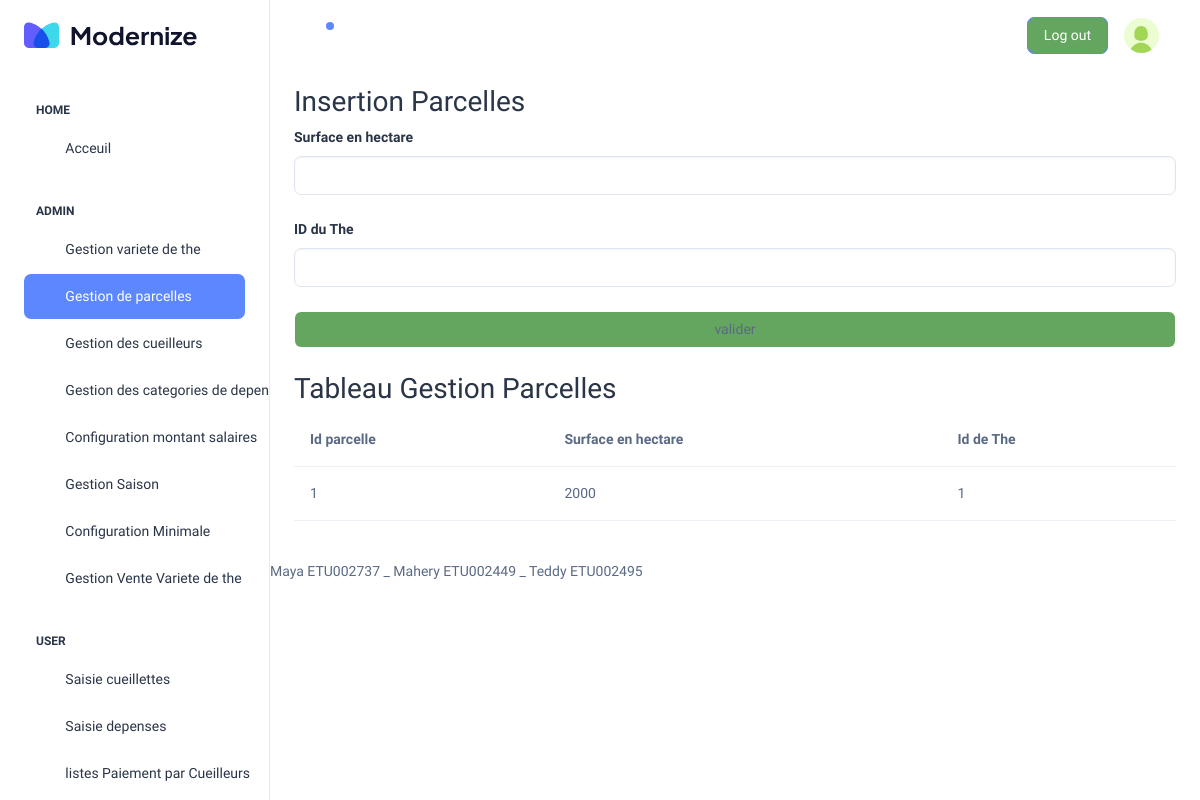
/WEB/pages/template.php?page=admin/gestionParcelles (signed in), run on an earlier commit of the app's database.
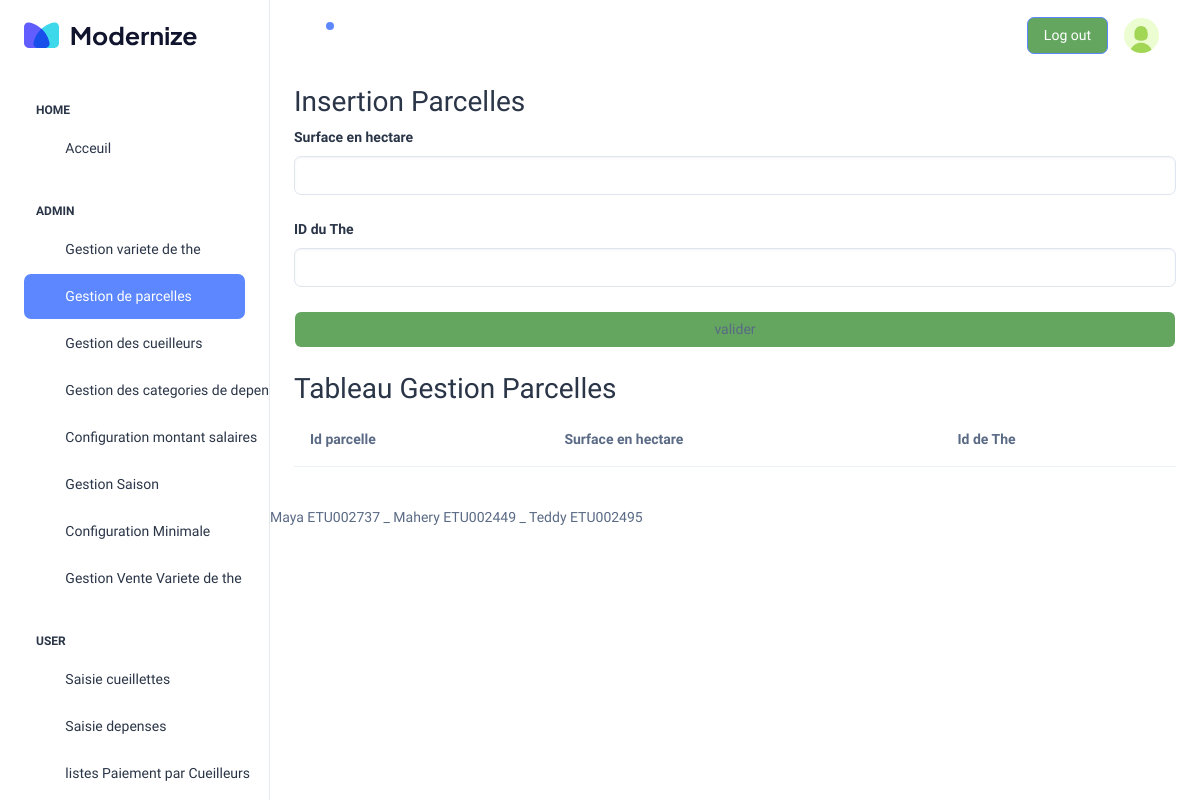
And on a later commit of the database.
### tables this page shows
create table parcelle(
    idparcelle int auto_increment primary key,
    surface double not null,
    idthe int,
    foreign key (idthe) references the (idthe)
);

### WEB/inc/function.php (called while the page is built, shortened)
<?php
function getAllParcelle() {
    $db = dbconnect();
    $query = "SELECT * FROM parcelle";
    $result = mysqli_query($db, $query);
    $data = array();
    if ($result && mysqli_num_rows($result) > 0) {
        while ($row = mysqli_fetch_assoc($result)) {
            $data[] = $row;
        }
    }
    return $data;
}
?>

### WEB/pages/admin/gestionParcelles.php (the view)
<?php
$tabParcelle=getAllParcelle();
?>
<div id="ensemble">
    <div id="formulaire">
        <h2>Insertion Parcelles</h2>
        <form action="admin/traitementParcelles.php" method="get">
        <div class="mb-4">
            <label for="surface" class="form-label">Surface en hectare</label>
            <input type="number" class="form-control" id="surface" name="surface">
        </div>
        <div class="mb-4">
            <label for="idthe" class="form-label">ID du The</label>
            <input type="text" class="form-control" id="idthe" name="idthe">
        </div>
        <div class="mb-4">
            <input type="submit" class="btn form-control" value="valider">
        </div>
        </form>
    </div>
    <div id="tableau">
        <h2>Tableau Gestion Parcelles</h2>
        <table class="table table-hover">
            <tr>
                <th>Id parcelle</th>
                <th>Surface en hectare</th>
                <th>Id de The</th>
            </tr>
            <?php for( $i=0;$i<count($tabParcelle);$i++){
            ?>
            <tr>
                <td><?php echo $tabParcelle[$i]['idparcelle'] ?></td>
                <td><?php echo $tabParcelle[$i]['surface'] ?></td>
                <td><?php echo $tabParcelle[$i]['idthe'] ?></td>
                            </tr>
       <?php } ?>
        </table>
    </div>
</div>

What changed in the data, as far as the page shows it:
removed parcelle: idparcelle "1", surface "2000", idthe "1"
